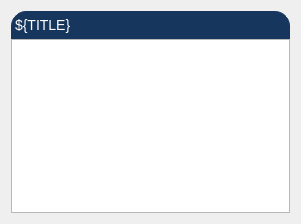
<?xml version="1.0" encoding="UTF-8"?>
<ui version="4.0">
 <class>Form</class>
 <widget class="QWidget" name="Form">
  <property name="geometry">
   <rect>
    <x>0</x>
    <y>0</y>
    <width>301</width>
    <height>224</height>
   </rect>
  </property>
  <property name="windowTitle">
   <string>Form</string>
  </property>
  <layout class="QVBoxLayout" name="verticalLayout_2">
   <item>
    <layout class="QVBoxLayout" name="verticalLayout">
     <property name="spacing">
      <number>0</number>
     </property>
     <item>
      <widget class="QLabel" name="title_label">
       <property name="sizePolicy">
        <sizepolicy hsizetype="Fixed" vsizetype="Preferred">
         <horstretch>0</horstretch>
         <verstretch>0</verstretch>
        </sizepolicy>
       </property>
       <property name="maximumSize">
        <size>
         <width>300</width>
         <height>37</height>
        </size>
       </property>
       <property name="styleSheet">
        <string notr="true">QLabel {
    qproperty-alignment: AlignCenter;
    border: 1px solid #FF17365D;
    border-top-left-radius: 15px;
    border-top-right-radius: 15px;
    background-color: #FF17365D;
    padding: 5px 0px;
    color: rgb(255, 255, 255);
    max-height: 25px;
    font-size: 14px;
}</string>
       </property>
       <property name="text">
        <string>${TITLE}</string>
       </property>
      </widget>
     </item>
     <item>
      <widget class="PyDMEventPlot" name="event_plot">
       <property name="sizePolicy">
        <sizepolicy hsizetype="Maximum" vsizetype="Maximum">
         <horstretch>0</horstretch>
         <verstretch>0</verstretch>
        </sizepolicy>
       </property>
       <property name="minimumSize">
        <size>
         <width>0</width>
         <height>0</height>
        </size>
       </property>
       <property name="maximumSize">
        <size>
         <width>300</width>
         <height>250</height>
        </size>
       </property>
       <property name="toolTip">
        <string/>
       </property>
       <property name="yAxes">
        <stringlist>
         <string>{&quot;name&quot;: &quot;Axis 1&quot;, &quot;orientation&quot;: &quot;left&quot;, &quot;label&quot;: null, &quot;minRange&quot;: -1.0816000000000001, &quot;maxRange&quot;: 1.0816000000000001, &quot;autoRange&quot;: true, &quot;logMode&quot;: false}</string>
        </stringlist>
       </property>
       <property name="curves">
        <stringlist>
         <string>{&quot;channel&quot;: &quot;ca://${EBUILDPV}.VALA&quot;, &quot;y_idx&quot;: &quot;${YIDX}&quot;, &quot;x_idx&quot;: &quot;${XIDX}&quot;, &quot;name&quot;: &quot;&quot;, &quot;color&quot;: &quot;white&quot;, &quot;lineStyle&quot;: 0, &quot;lineWidth&quot;: 1, &quot;symbol&quot;: &quot;o&quot;, &quot;symbolSize&quot;: 5, &quot;yAxisName&quot;: &quot;Axis 1&quot;, &quot;barWidth&quot;: null, &quot;upperThreshold&quot;: null, &quot;lowerThreshold&quot;: null, &quot;thresholdColor&quot;: &quot;white&quot;, &quot;buffer_size&quot;: 1200, &quot;bufferSizeChannelAddress&quot;: null}</string>
        </stringlist>
       </property>
      </widget>
     </item>
    </layout>
   </item>
  </layout>
 </widget>
 <customwidgets>
  <customwidget>
   <class>PyDMEventPlot</class>
   <extends>QGraphicsView</extends>
   <header>pydm.widgets.eventplot</header>
  </customwidget>
 </customwidgets>
 <resources/>
 <connections/>
</ui>
